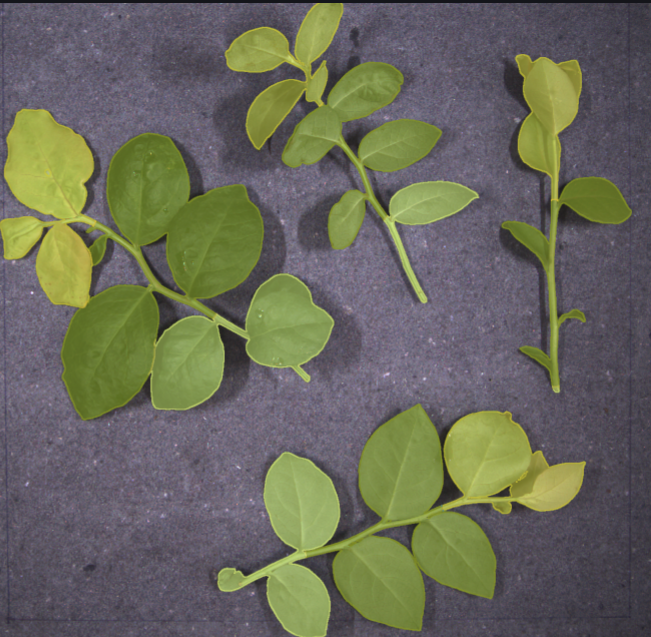
#> input picture pythonProject/correct coloured image for 11 ohne.png, 651 x 637 px
$ python -i main.py   (imports and definitions only)
#> lines starting #> are read from the running program, lines starting #| are printed output that depends on the picture
import json
import numpy as np
import cv2
import matplotlib.pyplot as plt
import argparse
import string
from plantcv import plantcv as pcv
from plantcv.plantcv import dilate
from plantcv.plantcv import image_subtract
from plantcv.plantcv import color_palette
import sys, traceback

# [16 lines left out: function rle_decode, not called in this run]


def find_tips(img2):
        """Find tips in skeletonized image.
        The endpoints algorithm was inspired by Jean-Patrick Pommier: https://gist.github.com/jeanpat/5712699
        Inputs:
        skel_img    = Skeletonized image
        mask        = (Optional) binary mask for debugging. If provided, debug image will be overlaid on the mask.
        label        = optional label parameter, modifies the variable name of observations recorded
        Returns:
        tip_img   = Image with just tips, rest 0
        :param skel_img: numpy.ndarray
        :param mask: numpy.ndarray
        :param label: str
        :return tip_img: numpy.ndarray
        """
        # In a kernel: 1 values line up with 255s, -1s line up with 0s, and 0s correspond to dont care
        endpoint1 = np.array([[-1, -1, -1],
                              [-1, 1, -1],
                              [0, 1, 0]])
        endpoint2 = np.array([[-1, -1, -1],
                              [-1, 1, 0],
                              [-1, 0, 1]])

        endpoint3 = np.rot90(endpoint1)
        endpoint4 = np.rot90(endpoint2)
        endpoint5 = np.rot90(endpoint3)
        endpoint6 = np.rot90(endpoint4)
        endpoint7 = np.rot90(endpoint5)
        endpoint8 = np.rot90(endpoint6)

        endpoints = [endpoint1, endpoint2, endpoint3, endpoint4, endpoint5, endpoint6, endpoint7, endpoint8]
        tip_img = np.zeros(img2.shape[:2], dtype=int)
        for endpoint in endpoints:
            tip_img = np.logical_or(cv2.morphologyEx(img2, op=cv2.MORPH_HITMISS, kernel=endpoint,
                                                     borderType=cv2.BORDER_CONSTANT, borderValue=0), tip_img)
        tip_img = tip_img.astype(np.uint8) * 255

        tip_objects, _ = find_objects(tip_img)
        print(tip_objects)

        dilated_skel = dilate(img2, 5, 1) # linetickness 5
        tip_plot = cv2.cvtColor(dilated_skel, cv2.COLOR_GRAY2RGB)

        # Initialize list of tip data points
        tip_list = []
        tip_labels = []
        for i4, tip in enumerate(tip_objects):
            x, y = tip.ravel()[:2]
            coord = (int(x), int(y))
            # print(coord)
            tip_list.append(coord)
            tip_labels.append(i4)
            # cv2.circle(tip_plot, (x, y), 5, (0, 255, 0), -1)
        # print(tip_objects)
        # print(tip_list)

        return tip_list


# finding branch points (https://github.com/danforthcenter/plantcv/blob/master/plantcv/plantcv/morphology/find_branch_pts.py)

# [85 lines left out: function find_branch_pts, not called in this run]


# [176 lines not run here, left out]


    # [46 lines of commented-out code are left out]

>>> import cv2
>>> picture = cv2.imread('correct coloured image for 11 ohne.png', cv2.IMREAD_GRAYSCALE)
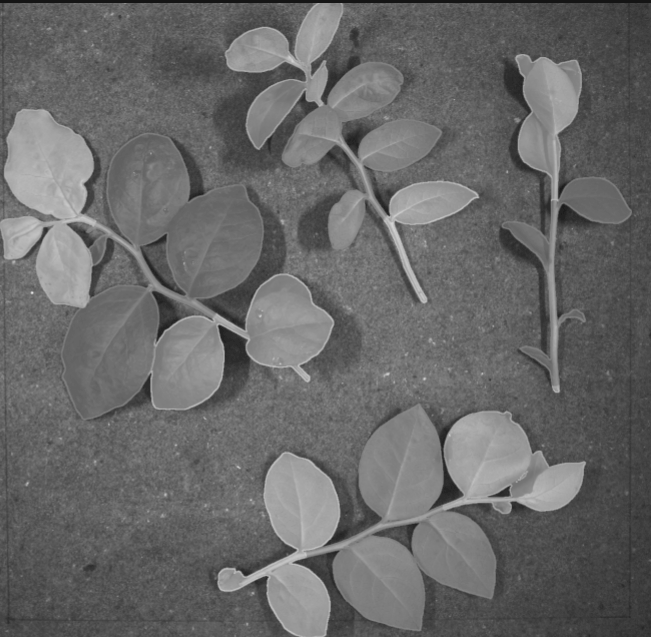
#> picture: shape (637, 651); min 21, max 223, mean 104.1
>>> result = find_tips(picture)
#> the loop in find_tips, `for endpoint in endpoints:` made 8 passes
#> pass 1, in find_tips, `tip_img = np.logical_or(cv2.morphologyEx(img2, op=cv2.MORPH_HITMISS, k..`:
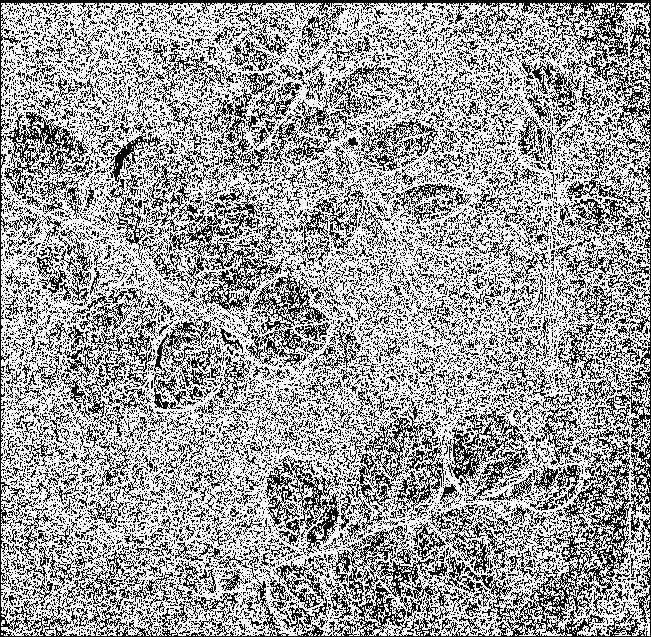
#> tip_img: shape (637, 651) bool; 62.8% white; black in thin lines or dots
#> pass 2, in find_tips, `tip_img = np.logical_or(cv2.morphologyEx(img2, op=cv2.MORPH_HITMISS, k..`:
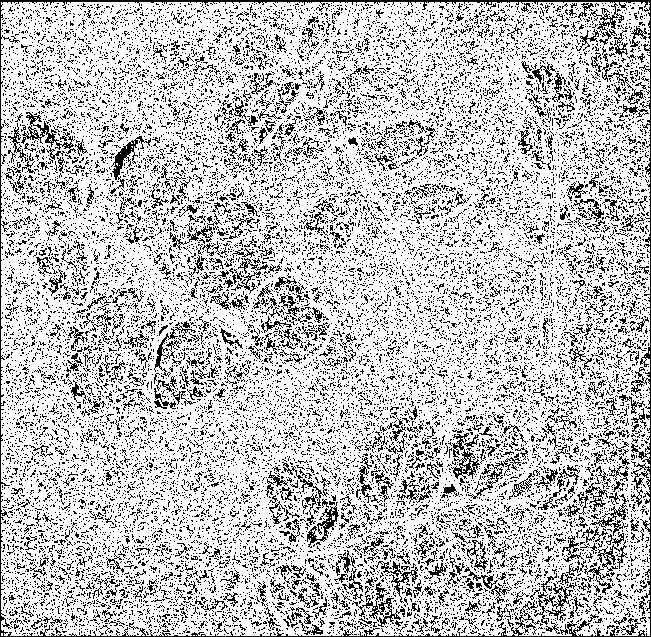
#> tip_img: shape (637, 651) bool; 76.7% white; black in thin lines or dots
#> pass 3, in find_tips, `tip_img = np.logical_or(cv2.morphologyEx(img2, op=cv2.MORPH_HITMISS, k..`:
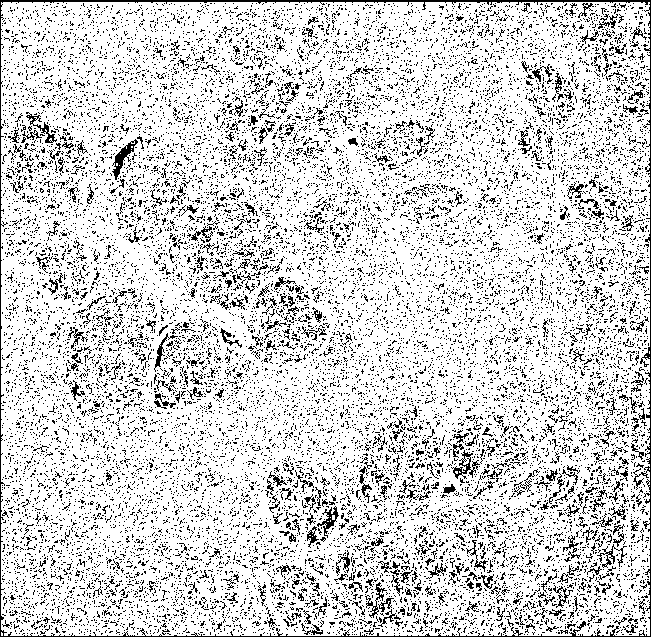
#> tip_img: shape (637, 651) bool; 83% white; black in thin lines or dots
#> after the loop in find_tips, `for endpoint in endpoints:`:
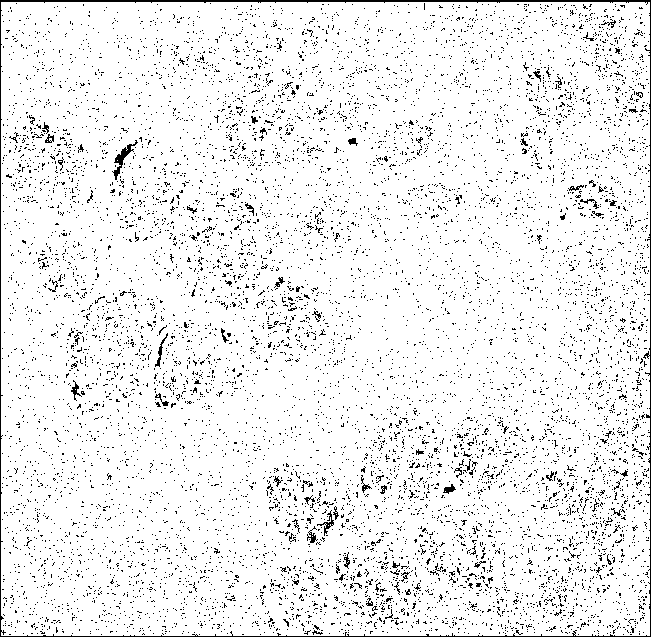
#> tip_img: shape (637, 651) bool; 93.5% white; black in thin lines or dots
#> in find_tips, `tip_img = tip_img.astype(np.uint8) * 255`: tip_img: shape (637, 651); 93.5% white; black in thin lines or dots
#> (the run stopped early here; a loop or call above may not have finished)
